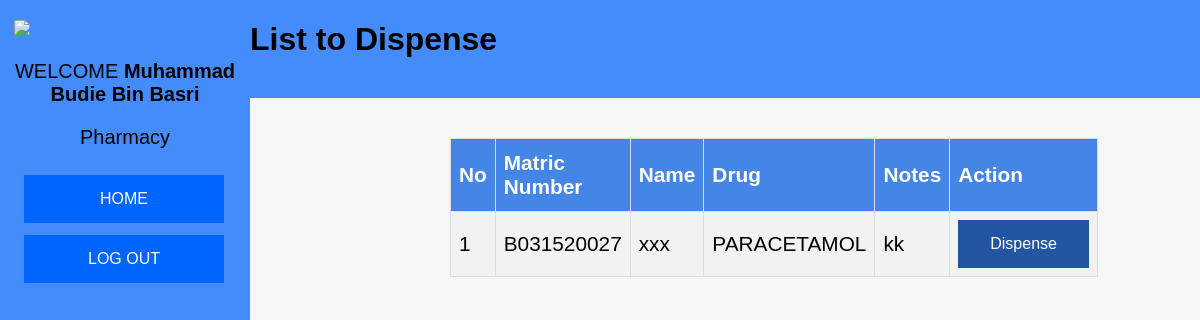
Before: /pharmacy/index.php (signed in) with the older database file.
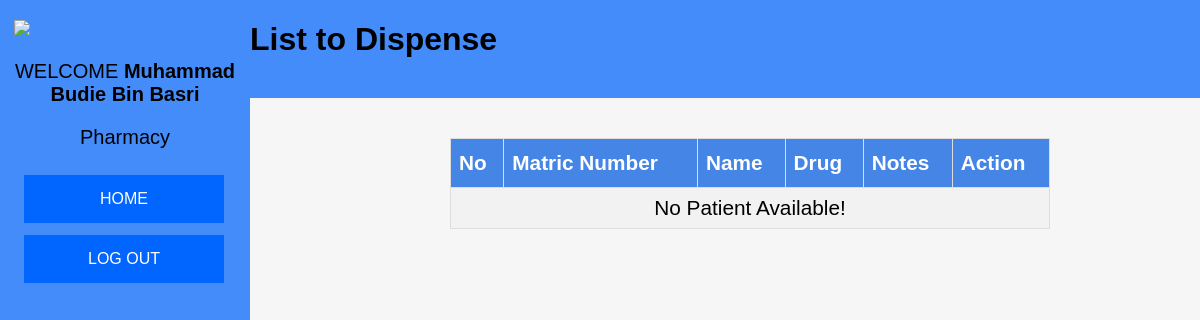
After: the same page with the newer database file.
### tables this page shows
CREATE TABLE IF NOT EXISTS `drug_prescription` (
  `consult_id` varchar(50) NOT NULL,
  `drug_id` varchar(50) NOT NULL,
  `quantity` int(11) DEFAULT NULL,
  `notes` varchar(255) DEFAULT NULL,
  `status` varchar(20) NOT NULL DEFAULT 'NOT',
  `date_prescribe` datetime NOT NULL DEFAULT CURRENT_TIMESTAMP,
  PRIMARY KEY (`consult_id`,`drug_id`)
);

CREATE TABLE IF NOT EXISTS `patient` (
  `ic_number` varchar(12) NOT NULL,
  `matricNo` varchar(10) NOT NULL,
  `full_name` varchar(255) DEFAULT NULL,
  `gender` char(1) DEFAULT NULL,
  `age` int(11) DEFAULT NULL,
  `address` varchar(255) DEFAULT NULL,
  `email` varchar(50) DEFAULT NULL,
  `date_in` datetime DEFAULT CURRENT_TIMESTAMP,
  `med_id` int(11) NOT NULL AUTO_INCREMENT,
  `status` varchar(30) NOT NULL DEFAULT 'Waiting',
  PRIMARY KEY (`med_id`)
);

CREATE TABLE IF NOT EXISTS `drug` (
  `drug_id` int(50) NOT NULL AUTO_INCREMENT,
  `drug_name` varchar(255) DEFAULT NULL,
  `price_per_unit` int(11) DEFAULT NULL,
  `quantity` int(11) DEFAULT NULL,
  PRIMARY KEY (`drug_id`)
);

### pharmacy/index.php (the view, shortened to what this page needs)
<?php
  include "../connection/connection.php";
?>
<!DOCTYPE html>
<html>
<head>
	<link rel="stylesheet" type="text/css" href="../CSS/style.css">
</head>
<body>
  <div class="topnav">
    <h1 class="text_format"> List to Dispense </h1>
    <br/>
 </div>
 <div class="sidenav">
   <img src="#"/>
   <p class="text_format"> WELCOME <b><?php echo $_SESSION['full_name']; ?></b> </p>
   <p class="text_format"><?php echo $_SESSION['role'];?></p>
	 <a href="../mainmenu.php"><button>HOME</button></a>
   <a href="../out.php"><button> LOG OUT</button></a>
 </div>
 <div class="container" >
   <table id="listPatient" class="tbl">
        <tr>
          <th>No</th>
          <th>Matric Number</th>
          <th>Name</th>
          <th>Drug</th>
          <th>Notes</th>
          <th>Action</th>
        </tr>
        <?php
          $sql = "select d.consult_id,d.drug_id,d.quantity,d.notes,d.status,c.med_id,p.full_name,p.matricno,dr.drug_name from drug_prescription d,consultation c,patient p,drug dr where d.status = 'NOT' and c.consult_id = d.consult_id and c.med_id = p.med_id and dr.drug_id = d.drug_id;";
          $selectResult = mysqli_query($conn,$sql);
          if(mysqli_num_rows($selectResult) > 0){
            $count = 0;
            while($row = mysqli_fetch_array($selectResult)){ ?>
              <tr>
                <td><?php echo ($count+1); ?></td>
                <td><?php echo $row['matricno']; ?></td>
                <td><?php echo $row['full_name']; ?></td>
                <td> <?php echo $row['drug_name']; ?></td>
                <td> <?php echo $row['notes']; ?></td>
                <td>
                  <form action='print.php?matricno=<?php echo $row['matricno']; ?>&full_name=<?php echo $row['full_name']; ?>&drug_name=<?php echo $row['drug_name']; ?>&notes=<?php echo $row['notes']; ?>&consult_id=<?php echo $row['consult_id']; ?>&mediid=<?php echo $row['med_id'];?>' method='post'>
                    <?php
                      if($row['status'] == "Waiting"){ ?>
                        <input type='submit' value='Dispense' class='button'>
                      <?php }else{ ?>
                        <button class='button'>Dispense</button>
                     <?php }
                    ?>
                  </form>
                </td>
              </tr>
           <?php }
          }else{
            echo "<tr><td colspan='6' align='center'>No Patient Available!</td></tr>";
          }
        ?>
      </table>
 </div>
 </body>
 </html>

Changed rows visible on the page:
no longer on this page (row edited): drug_prescription: patient.matricNo "B031520027", patient.full_name "xxx", drug.drug_name "PARACETAMOL", notes "kk", status "Dispense"
Other visible differences:
text now shown: "No Patient Available!"
